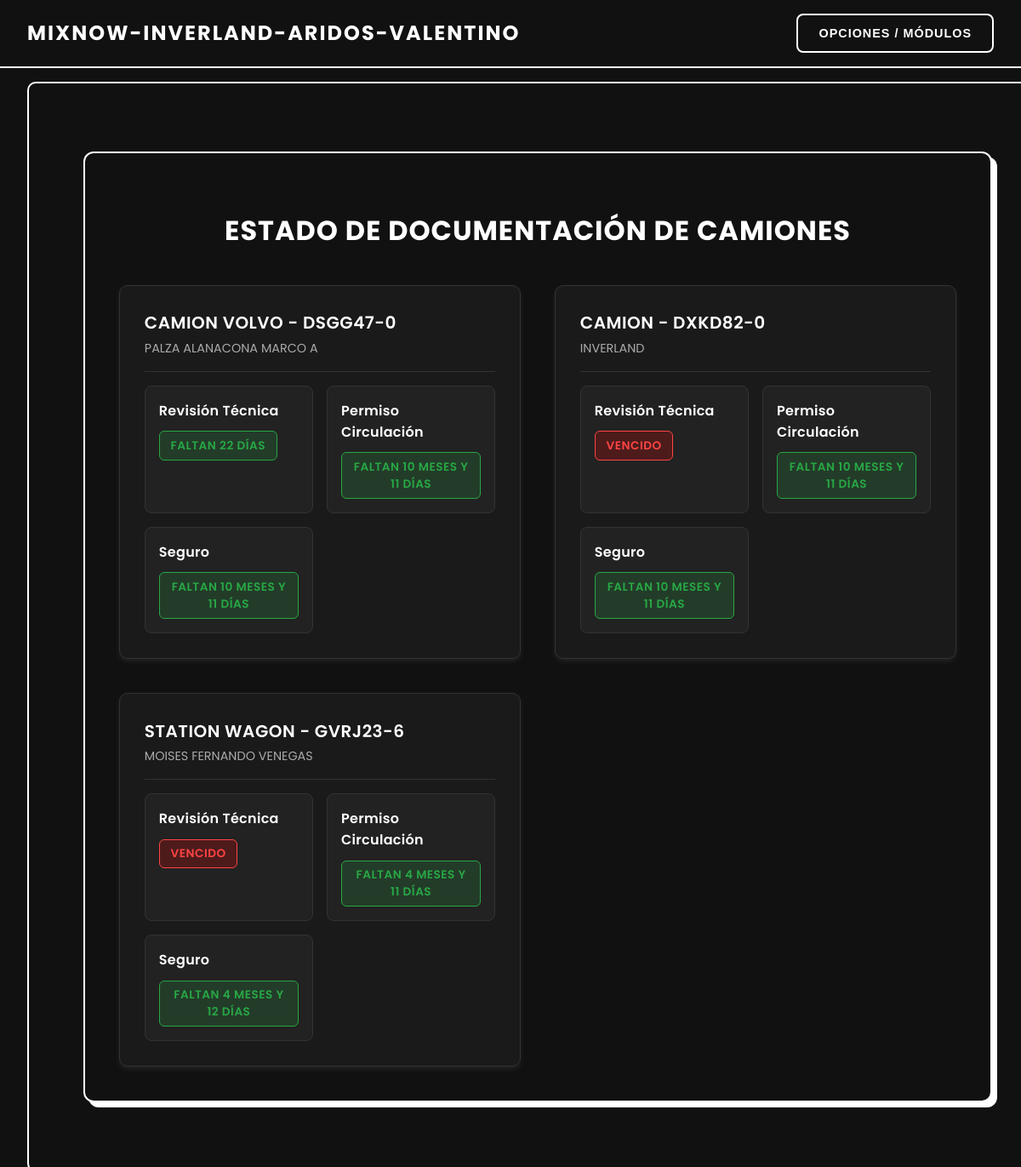
The app's page /camiones/fechas/ (signed in) with its own data.
### app/models.py (models this page shows, shortened)
class Camiones(models.Model):
    empresa = models.CharField(max_length=100)
    vehiculo = models.CharField(max_length=100)
    patente = models.CharField(max_length=20, unique=True)
    descripcion = models.TextField(blank=True)
    revision_tecnica = models.DateField()
    circulacion = models.DateField()
    seguro = models.DateField()

### app/views.py (the view)
# urls.py: path('camiones/fechas/', views.Vencimiento_fechas_camiones.as_view(), name='fechas_camiones'),
@method_decorator(user_passes_test(lambda u: u.is_superuser), name='dispatch')
class Vencimiento_fechas_camiones(ListView):
    model = Camiones
    template_name = "clientes/fechas_camiones.html"
    context_object_name = "camiones"
    def get_context_data(self, **kwargs):
        context = super().get_context_data(**kwargs)
        from datetime import date
        from dateutil.relativedelta import relativedelta
        hoy = date.today()
        camiones_con_fechas = []
        for camion in context['camiones']:
            def calcular_estado(fecha):
                if fecha < hoy:
                    return 'VENCIDO', 'danger'
                else:
                    diff = relativedelta(fecha, hoy)
                    meses = diff.months + diff.years * 12
                    dias = diff.days
                    texto = ""
                    if meses > 0:
                        texto += f"{meses} mes{'es' if meses > 1 else ''}"
                    if dias > 0:
                        if texto:
                            texto += " y "
                        texto += f"{dias} día{'s' if dias > 1 else ''}"
                    return f"Faltan {texto}", 'success'
            camion_info = {
                'vehiculo': camion.vehiculo,
                'patente': camion.patente,
                'empresa': camion.empresa,
                'documentos': [
                    {
                        'nombre': 'Revisión Técnica',
                        'estado': calcular_estado(camion.revision_tecnica)[0],
                        'clase': calcular_estado(camion.revision_tecnica)[1]
                    },
                    {
                        'nombre': 'Permiso Circulación',
                        'estado': calcular_estado(camion.circulacion)[0],
                        'clase': calcular_estado(camion.circulacion)[1]
                    },
                    {
                        'nombre': 'Seguro',
                        'estado': calcular_estado(camion.seguro)[0],
                        'clase': calcular_estado(camion.seguro)[1]
                    }
                ]
            }
            camiones_con_fechas.append(camion_info)
        context['camiones_con_fechas'] = camiones_con_fechas
        return context

### app/templates/clientes/fechas_camiones.html (shortened to what this page needs)
{% extends "clientes/base.html" %}
{% block content %}
<div class="wrapper">
    <div class="card-lista">
        <h2 class="title">Estado de Documentación de Camiones</h2>
        <div class="estados-container">
            {% for camion in camiones_con_fechas %}
                <div class="estado-camion">
                    <div class="camion-header">
                        <h3>{{ camion.vehiculo }} - {{ camion.patente }}</h3>
                        <span class="empresa">{{ camion.empresa }}</span>
                    </div>
                    <div class="documentos-grid">
                        {% for doc in camion.documentos %}
                        <div class="documento-card">
                            <h4>{{ doc.nombre }}</h4>
                            <div class="estado-badge {{ doc.clase }}">
                                {{ doc.estado }}
                            </div>
                        </div>
                        {% endfor %}
                    </div>
                </div>
            {% empty %}
                <p class="no-data">No hay camiones registrados</p>
            {% endfor %}
        </div>
    </div>
</div>
{% endblock %}

### app/templates/clientes/fechas_camiones.html (style rules this page uses)
.wrapper { padding: 3rem 2rem; font-family: 'Poppins', sans-serif; background-color: #111; min-height: 80vh; display: flex; justify-content: center; align-items: flex-start; }
.card-lista { background-color: #111; border: 2px solid #fff; border-radius: 12px; padding: 2.5rem; box-shadow: 6px 6px #fff; color: #fff; width: 100%; max-width: 1200px; transition: transform 0.3s ease; }
.title { font-size: 2rem; font-weight: 700; margin-bottom: 2.5rem; text-align: center; letter-spacing: 1px; text-transform: uppercase; }
.estados-container { display: grid; grid-template-columns: repeat(auto-fill, minmax(320px, 1fr)); gap: 2.5rem; }
.estado-camion { background: #1a1a1a; border-radius: 10px; padding: 1.8rem; box-shadow: 0 3px 6px rgba(255, 255, 255, 0.08); border: 1px solid #333; transition: transform 0.3s ease, box-shadow 0.3s ease; }
.camion-header { margin-bottom: 1rem; padding-bottom: 1rem; border-bottom: 1px solid #333; display: flex; flex-direction: column; gap: 0.3rem; }
.camion-header h3 { margin: 0; font-size: 1.25rem; color: #fff; font-weight: 600; letter-spacing: 0.5px; }
.empresa { font-size: 0.9rem; color: #aaa; }
.documentos-grid { display: grid; grid-template-columns: repeat(auto-fit, minmax(140px, 1fr)); gap: 1rem; }
.documento-card { padding: 1rem; border-radius: 8px; background: #222; border: 1px solid #333; position: relative; transition: all 0.25s ease; }
.documento-card h4 { margin: 0 0 0.7rem 0; font-size: 1rem; font-weight: 600; color: #fff; letter-spacing: 0.3px; }
.estado-badge { display: inline-block; padding: 0.4rem 0.8rem; border-radius: 6px; font-size: 0.85rem; font-weight: 600; text-align: center; text-transform: uppercase; letter-spacing: 0.5px; }
.estado-badge.danger { background-color: rgba(255, 0, 0, 0.2); color: #ff4444; border: 1px solid #ff4444; }
.estado-badge.success { background-color: rgba(40, 167, 69, 0.2); color: #28a745; border: 1px solid #28a745; }

### app/templates/clientes/base.html (style rules this page uses)
html, body { overflow-x: hidden; box-sizing: border-box; }
body { margin: 0; font-family: 'Poppins', sans-serif; background-color: #111; color: #fff; }

### records on screen
Camiones: vehiculo "CAMION VOLVO", patente "DSGG47-0", empresa "PALZA ALANACONA MARCO A"
Camiones: vehiculo "CAMION", patente "DXKD82-0", empresa "INVERLAND"
Camiones: vehiculo "STATION WAGON", patente "GVRJ23-6", empresa "MOISES FERNANDO VENEGAS"

### other values on screen
{{ doc.nombre }} "Revisión Técnica" "Permiso Circulación" "Seguro" "Revisión Técnica" "Permiso Circulación" "Seguro" "Revisión Técnica" "Permiso Circulación" "Seguro"
{{ doc.estado }} "FALTAN 22 DÍAS" "FALTAN 10 MESES Y 11 DÍAS" "FALTAN 10 MESES Y 11 DÍAS" "VENCIDO" "FALTAN 10 MESES Y 11 DÍAS" "FALTAN 10 MESES Y 11 DÍAS" "VENCIDO" "FALTAN 4 MESES Y 11 DÍAS" "FALTAN 4 MESES Y 12 DÍAS"
